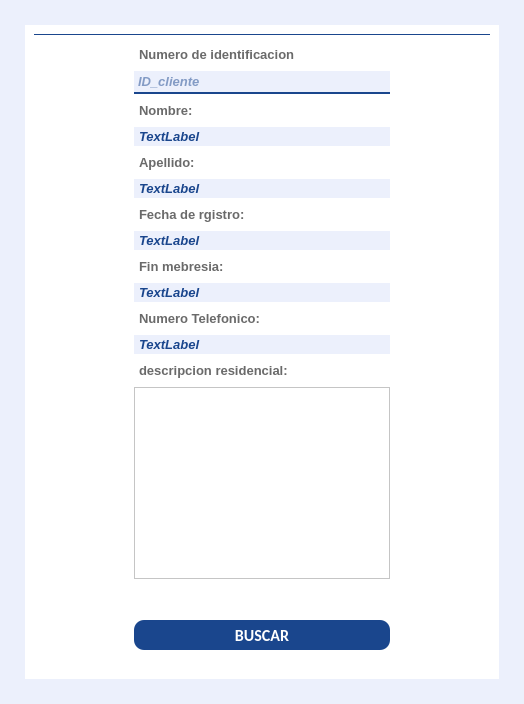
          <widget class="QWidget" name="page_consulta">
           <property name="styleSheet">
            <string notr="true">background-color: rgb(236, 240, 252)</string>
           </property>
           <layout class="QHBoxLayout" name="horizontalLayout_7">
            <property name="spacing">
             <number>0</number>
            </property>
            <property name="leftMargin">
             <number>25</number>
            </property>
            <property name="topMargin">
             <number>25</number>
            </property>
            <property name="rightMargin">
             <number>25</number>
            </property>
            <property name="bottomMargin">
             <number>25</number>
            </property>
            <item>
             <widget class="QFrame" name="frame_4">
              <property name="styleSheet">
               <string notr="true">#frame_4 , #frame_5 {
	
	background-color: rgb(255, 255, 255);

}

QLabel{
	border: none;
	/*	border-bottom: 2px solid rgb(26, 70, 141);*/
	color:rgb(26, 70, 141);
	padding: 2px;

}
#label_7 , #label_8 , #label_10 , #label_14 , #label_16 , #label_17 , #label_19 {
	
	background-color: rgb(255, 255, 255);
}
</string>
              </property>
              <property name="frameShape">
               <enum>QFrame::NoFrame</enum>
              </property>
              <property name="frameShadow">
               <enum>QFrame::Raised</enum>
              </property>
              <layout class="QVBoxLayout" name="verticalLayout_5">
               <property name="leftMargin">
                <number>9</number>
               </property>
               <property name="topMargin">
                <number>9</number>
               </property>
               <item>
                <widget class="QFrame" name="frame_5">
                 <property name="styleSheet">
                  <string notr="true">#frame_5{
border-top: 1px solid rgb(26,70,141);
}
QFrame{

	background-color: rgb(255, 255, 255);
	
}

QLabel{
	color: rgb(106, 106, 106);
}



#label_13 , #label_15 , #label_18 , #label_20 , #label_9 {
	
	
	color:rgb(26, 70, 141);
	background-color: rgb(236, 240, 252);

} 

</string>
                 </property>
                 <property name="frameShape">
                  <enum>QFrame::NoFrame</enum>
                 </property>
                 <property name="frameShadow">
                  <enum>QFrame::Raised</enum>
                 </property>
                 <layout class="QVBoxLayout" name="verticalLayout_17">
                  <property name="spacing">
                   <number>7</number>
                  </property>
                  <property name="leftMargin">
                   <number>100</number>
                  </property>
                  <property name="topMargin">
                   <number>10</number>
                  </property>
                  <property name="rightMargin">
                   <number>100</number>
                  </property>
                  <property name="bottomMargin">
                   <number>35</number>
                  </property>
                  <item>
                   <widget class="QLabel" name="label_7">
                    <property name="font">
                     <font>
                      <family>Arial</family>
                      <pointsize>10</pointsize>
                      <weight>75</weight>
                      <italic>false</italic>
                      <bold>true</bold>
                     </font>
                    </property>
                    <property name="text">
                     <string>Numero de identificacion</string>
                    </property>
                   </widget>
                  </item>
                  <item>
                   <widget class="QLineEdit" name="lineEdit_10">
                    <property name="maximumSize">
                     <size>
                      <width>16777215</width>
                      <height>16777215</height>
                     </size>
                    </property>
                    <property name="font">
                     <font>
                      <family>Arial</family>
                      <pointsize>10</pointsize>
                      <weight>75</weight>
                      <italic>true</italic>
                      <bold>true</bold>
                     </font>
                    </property>
                    <property name="styleSheet">
                     <string notr="true">border: none;
border-bottom: 2px solid rgb(26, 70, 141);
color:rgb(26, 70, 141);
padding: 2px;

</string>
                    </property>
                    <property name="inputMask">
                     <string/>
                    </property>
                    <property name="maxLength">
                     <number>6</number>
                    </property>
                    <property name="echoMode">
                     <enum>QLineEdit::Normal</enum>
                    </property>
                    <property name="placeholderText">
                     <string>ID_cliente</string>
                    </property>
                   </widget>
                  </item>
                  <item>
                   <widget class="QLabel" name="label_8">
                    <property name="font">
                     <font>
                      <family>Arial</family>
                      <pointsize>10</pointsize>
                      <weight>75</weight>
                      <bold>true</bold>
                     </font>
                    </property>
                    <property name="text">
                     <string>Nombre:</string>
                    </property>
                   </widget>
                  </item>
                  <item>
                   <widget class="QLabel" name="label_18">
                    <property name="font">
                     <font>
                      <family>Arial</family>
                      <pointsize>10</pointsize>
                      <weight>75</weight>
                      <italic>true</italic>
                      <bold>true</bold>
                     </font>
                    </property>
                    <property name="text">
                     <string>TextLabel</string>
                    </property>
                   </widget>
                  </item>
                  <item>
                   <widget class="QLabel" name="label_10">
                    <property name="font">
                     <font>
                      <family>Arial</family>
                      <pointsize>10</pointsize>
                      <weight>75</weight>
                      <italic>false</italic>
                      <bold>true</bold>
                     </font>
                    </property>
                    <property name="text">
                     <string>Apellido:</string>
                    </property>
                   </widget>
                  </item>
                  <item>
                   <widget class="QLabel" name="label_20">
                    <property name="font">
                     <font>
                      <family>Arial</family>
                      <pointsize>10</pointsize>
                      <weight>75</weight>
                      <italic>true</italic>
                      <bold>true</bold>
                     </font>
                    </property>
                    <property name="text">
                     <string>TextLabel</string>
                    </property>
                   </widget>
                  </item>
                  <item>
                   <widget class="QLabel" name="label_17">
                    <property name="font">
                     <font>
                      <family>Arial</family>
                      <pointsize>10</pointsize>
                      <weight>75</weight>
                      <italic>false</italic>
                      <bold>true</bold>
                     </font>
                    </property>
                    <property name="text">
                     <string>Fecha de rgistro:</string>
                    </property>
                   </widget>
                  </item>
                  <item>
                   <widget class="QLabel" name="label_9">
                    <property name="font">
                     <font>
                      <family>Arial</family>
                      <pointsize>10</pointsize>
                      <weight>75</weight>
                      <italic>true</italic>
                      <bold>true</bold>
                     </font>
                    </property>
                    <property name="text">
                     <string>TextLabel</string>
                    </property>
                   </widget>
                  </item>
                  <item>
                   <widget class="QLabel" name="label_19">
                    <property name="font">
                     <font>
                      <family>Arial</family>
                      <pointsize>10</pointsize>
                      <weight>75</weight>
                      <italic>false</italic>
                      <bold>true</bold>
                     </font>
                    </property>
                    <property name="text">
                     <string>Fin mebresia:</string>
                    </property>
                   </widget>
                  </item>
                  <item>
                   <widget class="QLabel" name="label_13">
                    <property name="font">
                     <font>
                      <family>Arial</family>
                      <pointsize>10</pointsize>
                      <weight>75</weight>
                      <italic>true</italic>
                      <bold>true</bold>
                     </font>
                    </property>
                    <property name="text">
                     <string>TextLabel</string>
                    </property>
                   </widget>
                  </item>
                  <item>
                   <widget class="QLabel" name="label_14">
                    <property name="font">
                     <font>
                      <family>Arial</family>
                      <pointsize>10</pointsize>
                      <weight>75</weight>
                      <italic>false</italic>
                      <bold>true</bold>
                     </font>
                    </property>
                    <property name="text">
                     <string>Numero Telefonico: </string>
                    </property>
                   </widget>
                  </item>
                  <item>
                   <widget class="QLabel" name="label_15">
                    <property name="font">
                     <font>
                      <family>Arial</family>
                      <pointsize>10</pointsize>
                      <weight>75</weight>
                      <italic>true</italic>
                      <bold>true</bold>
                     </font>
                    </property>
                    <property name="text">
                     <string>TextLabel</string>
                    </property>
                   </widget>
                  </item>
                  <item>
                   <widget class="QLabel" name="label_16">
                    <property name="font">
                     <font>
                      <family>Arial</family>
                      <pointsize>10</pointsize>
                      <weight>75</weight>
                      <italic>false</italic>
                      <bold>true</bold>
                     </font>
                    </property>
                    <property name="text">
                     <string>descripcion residencial:</string>
                    </property>
                   </widget>
                  </item>
                  <item>
                   <widget class="QTextBrowser" name="textBrowser">
                    <property name="minimumSize">
                     <size>
                      <width>0</width>
                      <height>50</height>
                     </size>
                    </property>
                    <property name="styleSheet">
                     <string notr="true">border: 1px solid rgb(26, 70, 141);
/*background-color: rgb(255, 255, 255);</string>
                    </property>
                   </widget>
                  </item>
                 </layout>
                </widget>
               </item>
               <item>
                <layout class="QVBoxLayout" name="verticalLayout_2">
                 <property name="leftMargin">
                  <number>100</number>
                 </property>
                 <property name="rightMargin">
                  <number>100</number>
                 </property>
                 <property name="bottomMargin">
                  <number>20</number>
                 </property>
                 <item>
                  <widget class="QPushButton" name="btn_cliente_3">
                   <property name="minimumSize">
                    <size>
                     <width>0</width>
                     <height>30</height>
                    </size>
                   </property>
                   <property name="font">
                    <font>
                     <family>Calibri</family>
                     <pointsize>12</pointsize>
                     <weight>75</weight>
                     <italic>false</italic>
                     <bold>true</bold>
                    </font>
                   </property>
                   <property name="styleSheet">
                    <string notr="true">QPushButton{

border:none;
color: white;
background-color:rgb(26, 70, 141);
border-radius: 10px 10px;


}
QPushButton:hover{

/*border:none;*/
color: rgb(26, 70, 141);
background-color: #fffffffff;
border-radius: 10px 10px;
border: 2px solid rgb(26, 70, 141);
font-size: 20px;


}
</string>
                   </property>
                   <property name="text">
                    <string>BUSCAR</string>
                   </property>
                  </widget>
                 </item>
                </layout>
               </item>
              </layout>
             </widget>
            </item>
           </layout>
          </widget>
